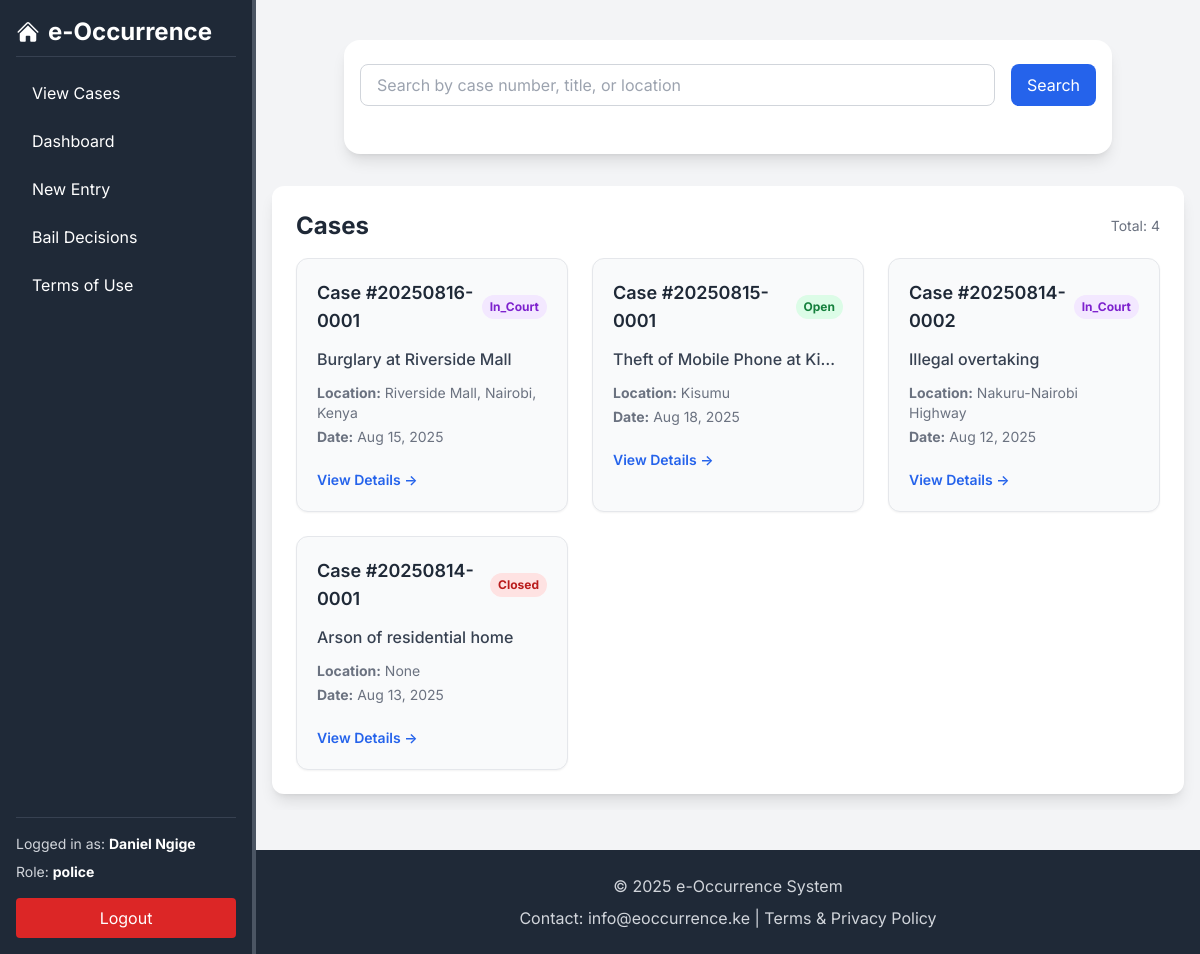
/cases/cases-list/ (signed in), run on the app's committed database.
### accounts/models.py (models this page shows, shortened)
class Userprofile(models.Model):
    USER_ROLES = [
        ('public', 'Public'),
        ('police', 'Police Officer'),
        ('court', 'Court Official'),
        ('admin', 'System Admin'),
    ]
    user = models.OneToOneField(User, on_delete=models.CASCADE, related_name='profile')
    uuid = models.UUIDField(default=uuid.uuid4, editable=False, unique=True)
    phone_number = models.CharField(max_length=20, blank=True, null=True)
    id_number = models.CharField(max_length=20, unique=True) # National ID or Police ID
    address = models.TextField(blank=True, null=True)
    user_role = models.CharField(max_length=50, choices=USER_ROLES, default='public')
    department = models.CharField(max_length=100, blank=True, null=True) # Police Dept or Court Dept
    date_of_birth = models.DateField(blank=True, null=True)
    address = models.TextField(blank=True, null=True)
    profile_picture = models.ImageField(upload_to='profile_pics/', blank=True, null=True)
    date_joined = models.DateTimeField(auto_now_add=True)
    is_active = models.BooleanField(default=True)

### cases/models.py (models this page shows, shortened)
class Case(models.Model):
    STATUS_CHOICES = [
        ('open', 'Open'),
        ('under_investigation', 'Under Investigation'),
        ('in_court', 'In Court'),
        ('closed', 'Closed'),
        ('dismissed', 'Dismissed'),
    ]
    BAIL_CHOICES = [
        ('granted', 'Granted'),
        ('denied', 'Denied'),
        ('pending', 'Pending'),
        ('not_applicable', 'Not Applicable'),
    ]
    CASE_TYPE_CHOICES = [
    ('ASSAULT', 'Assault'),
    ('GBV', 'Gender-Based Violence'),
    ('HOMICIDE', 'Homicide / Murder'),
    ('MISSING_PERSON', 'Missing Person'),
    ('SUICIDE', 'Suicide / Attempted Suicide'),
    ('THEFT', 'Theft'),
    ('ROBBERY', 'Robbery'),
    ('BURGLARY', 'Burglary / Break-in'),
    ('ARSON', 'Arson'),
    ('FRAUD', 'Fraud'),
    ('CORRUPTION', 'Corruption / Bribery'),
    ('TRAFFIC', 'Traffic Offense'),
    ('PUBLIC_DISTURBANCE', 'Public Disturbance'),
    ('ILLEGAL_ASSEMBLY', 'Illegal Assembly / Protest'),
    ('DRUG_POSSESSION', 'Drug Possession / Trafficking'),
    ('ILLEGAL_WEAPONS', 'Illegal Possession of Firearms / Weapons'),
    ('DOMESTIC', 'Domestic Dispute'),
    ('CHILD_ABUSE', 'Child Abuse / Neglect'),
    ('LOST_PROPERTY', 'Lost Property'),
    ('RECOVERED_PROPERTY', 'Recovered Property'),
    ('OTHER', 'Other'),
]
    uuid = models.UUIDField(default=uuid.uuid4, unique=True, editable=False)
    case_number = models.CharField(max_length=50, unique=True)
    case_type = models.CharField(
        max_length=30, choices=CASE_TYPE_CHOICES, default='OTHER',
    )
    complainant = models.ForeignKey(
        'Complainant', on_delete=models.SET_NULL, null=True, related_name='cases'
    )
    suspects = models.ManyToManyField(
        'Suspect', blank=True, related_name='cases'
    )
    witnesses = models.ManyToManyField(
        'Witness', blank=True, related_name='cases'
    )
    incident_date = models.DateField(null=True, blank=True)  # Date of the incident
    report_date = models.DateField(auto_now_add=True)  # Date when the case was reported
    location = models.CharField(max_length=255, blank=True, null=True)
    title = models.CharField(max_length=255)
    description = models.TextField(blank=True)
    recorded_by = models.ForeignKey(
        User, on_delete=models.SET_NULL, null=True, related_name='cases_reported'
    )
    bail_decision = models.CharField(
        max_length=20, choices=BAIL_CHOICES, default='pending',
    )
    status = models.CharField(max_length=30, choices=STATUS_CHOICES, default='open')
    court_date = models.DateField(null=True, blank=True)
    created_at = models.DateTimeField(auto_now_add=True)
    updated_at = models.DateTimeField(auto_now=True)
    class Meta:
        ordering = ['-created_at']

### cases/views.py (the view)
# urls.py: path('cases-list/', views.view_cases, name='view_cases'),
def view_cases(request):
    qs = Case.objects.all()
    total_results = qs.count()
    cases = qs[:20]
    if total_results > 20:
        messages.info(request, f"Showing only 20 of {total_results} cases. Please use search to refine results.")
    return render(request, 'cases/view_cases.html', {
        'cases': cases,
        'total_results': total_results,  # pass count to template
    })

### cases/templates/cases/view_cases.html (shortened to what this page needs)
{% extends "core/base.html" %}
{% block content %}
    {% include "cases/partials/case-listing.html" %}
{% endblock %}

### core/templates/core/base.html (shortened to what this page needs)
<!doctype html>
<html>
  <head>
    <script src="https://cdn.tailwindcss.com"></script>
  </head>
  <body class="bg-gray-100">
    <div class="flex">
      <aside id="sidebar" class="w-64 bg-gray-800 text-white h-screen fixed flex flex-col overflow-hidden p-4 z-50 border-r-4 border-gray-600">
        <div class="flex-shrink-0">
          <div class="flex justify-between items-center border-b border-gray-700 pb-2">
            <a href="/" class="text-2xl font-bold text-white flex items-center space-x-2">
              <p class="">e-Occurrence</p></a>
          </div>
          <nav class="space-y-2 mt-4">
            <a href="{% url 'cases:view_cases' %}" class="block px-4 py-2 rounded hover:bg-gray-700">View Cases</a>
            {% if user.is_authenticated and user.profile.user_role == 'police' or user.profile.user_role == 'admin' %}
                <a href="#" class="block px-4 py-2 rounded hover:bg-gray-700">Dashboard</a>
                <a href="{% url 'cases:complainant_entry' %}" class="block px-4 py-2 rounded hover:bg-gray-700">New Entry</a>
                <a href="#" class="block px-4 py-2 rounded hover:bg-gray-700">Bail Decisions</a>
            {% endif %}
            <a href="{% url 'core:terms_of_use' %}" class="block px-4 py-2 rounded hover:bg-gray-700">Terms of Use</a>
          </nav>
        </div>
        <div class="mt-auto border-t border-gray-700 pt-4">
          {% if user.is_authenticated %}
              <p class="text-sm mb-2 text-gray-300">Logged in as: <span class="font-bold text-white">{% firstof user.get_full_name user.username %}</span></p>
              <p class="text-sm mb-4 text-gray-300">Role: <span class="font-bold text-white">{{ user.profile.user_role }}</span></p>
              <div class="text-center">
                <a href="{% url 'accounts:logout' %}" class="block px-4 py-2 bg-red-600 rounded hover:bg-red-700">Logout</a>
              </div>
          {% else %}
              <p class="text-sm mb-2 text-gray-400">You are not logged in.</p>
              <div class="text-center">
                <a href="{% url 'accounts:login' %}" class="block px-4 py-2 text-center bg-blue-600 rounded hover:bg-blue-700">Login</a>
              </div>
          {% endif %}
        </div>
      </aside>
      <div class="flex-1 ml-64 flex flex-col min-h-screen">
        <main class="flex-1 overflow-y-auto p-4 mt-6">
        {% block content %}
        {% endblock %}
        </main>
        <footer class="bg-gray-800 text-gray-300 py-6 mt-10">
          <div class="max-w-7xl mx-auto px-6 text-center space-y-2">
            <p>&copy; 2025 e-Occurrence System</p>
            <p>Contact: info@eoccurrence.ke | Terms & Privacy Policy</p>
          </div>
        </footer>
      </div>
    </div>
  </body>
</html>

### cases/templates/cases/partials/case-listing.html (shortened to what this page needs)
<div class="max-w-3xl mx-auto px-4 py-6 bg-white shadow-lg rounded-2xl mb-8">
    <form method="GET" action="{% url 'cases:search_cases' %}" class="mb-6">
        <div class="flex space-x-4">
            <input type="text" name="query" placeholder="Search by case number, title, or location"
                    class="flex-1 px-4 py-2 border border-gray-300 rounded-lg focus:outline-none focus:ring-2 focus:ring-blue-500">
            <button type="submit" class="px-4 py-2 bg-blue-600 text-white rounded-lg hover:bg-blue-700">Search</button>
        </div>
    </form>
</div>
<div class="w-full mx-auto bg-white p-6 shadow-lg rounded-xl">
    <div class="flex justify-between items-center mb-4">
        <h2 class="text-2xl font-bold text-gray-800">Cases</h2>
        <span class="text-sm text-gray-500">Total: {{ total_results }}</span>
    </div>
    {% if cases %}
        <ul class="grid grid-cols-1 md:grid-cols-2 lg:grid-cols-3 gap-6">
            {% for case in cases %}
                <li class="bg-gray-50 rounded-xl shadow-sm hover:shadow-lg transition duration-200 overflow-hidden border border-gray-200">
                    <a class="block p-5 space-y-3 h-full" href="{% url 'cases:case_details' case.uuid %}">
                        <div class="flex justify-between items-center">
                            <h3 class="text-lg font-semibold text-gray-800">
                                Case #{{ case.case_number }}
                            </h3>
                            <span class="px-2 py-1 text-xs font-bold rounded-full
                                {% if case.status == 'open' %}bg-green-100 text-green-700
                                {% elif case.status == 'closed' %}bg-red-100 text-red-700
                                {% elif case.status == 'under_investigation' %}bg-yellow-100 text-yellow-800
                                {% elif case.status == 'in_court' %}bg-purple-100 text-purple-700
                                {% elif case.status == 'pending' %}bg-blue-100 text-blue-700
                                {% else %}bg-gray-100 text-gray-700{% endif %}">
                                {{ case.status|title }}
                            </span>
                        </div>
                        <p class="text-gray-700 font-medium truncate">
                            {{ case.title }}
                        </p>
                        <div class="text-sm text-gray-500 space-y-1">
                            <p><strong>Location:</strong> {{ case.location }}</p>
                            <p><strong>Date:</strong> {{ case.incident_date|date:"M j, Y" }}</p>
                        </div>
                            <div class="pt-2">
                                <span class="inline-block text-blue-600 text-sm font-semibold hover:underline">
                                    View Details →
                                </span>
                            </div>
                    </a>
                </li>
            {% endfor %}
        </ul>
    {% else %}
        <div class="text-center text-gray-500 py-10">
            No cases found.
        </div>
    {% endif %}
</div>

### core/templates/core/base.html (style rules this page uses)
body { font-family: 'Inter', system-ui, -apple-system, BlinkMacSystemFont, 'Segoe UI', Roboto, 'Helvetica Neue', Arial, 'Noto Sans', sans-serif, 'Apple Color Emoji', 'Segoe UI Emoji', 'Segoe UI Symbol', 'Noto Color Emoji'; }

### data on the page
Case: case_number "20250816-0001", status "In_Court", title "Burglary at Riverside Mall", location "Riverside Mall, Nairobi, Kenya", incident_date "Aug 15, 2025"
Case: case_number "20250815-0001", status "Open", title "Theft of Mobile Phone at Ki…", location "Kisumu", incident_date "Aug 18, 2025"
Case: case_number "20250814-0002", status "In_Court", title "Illegal overtaking", location "Nakuru-Nairobi Highway", incident_date "Aug 12, 2025"
Case: case_number "20250814-0001", status "Closed", title "Arson of residential home", location "None", incident_date "Aug 13, 2025"

### other printed values
{{ user.profile.user_role }} "police"
{{ total_results }} "4"
